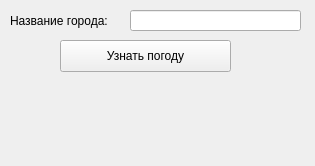
<?xml version="1.0" encoding="UTF-8"?>
<ui version="4.0">
 <class>widget</class>
 <widget class="QWidget" name="widget">
  <property name="geometry">
   <rect>
    <x>0</x>
    <y>0</y>
    <width>315</width>
    <height>166</height>
   </rect>
  </property>
  <property name="minimumSize">
   <size>
    <width>315</width>
    <height>166</height>
   </size>
  </property>
  <property name="maximumSize">
   <size>
    <width>315</width>
    <height>166</height>
   </size>
  </property>
  <property name="windowTitle">
   <string>Form</string>
  </property>
  <widget class="QLabel" name="label_name">
   <property name="geometry">
    <rect>
     <x>10</x>
     <y>10</y>
     <width>121</width>
     <height>21</height>
    </rect>
   </property>
   <property name="text">
    <string>Название города:</string>
   </property>
  </widget>
  <widget class="QLineEdit" name="lineEdit_city">
   <property name="geometry">
    <rect>
     <x>130</x>
     <y>10</y>
     <width>171</width>
     <height>21</height>
    </rect>
   </property>
   <property name="focusPolicy">
    <enum>Qt::ClickFocus</enum>
   </property>
  </widget>
  <widget class="QPushButton" name="pushButton_weather">
   <property name="geometry">
    <rect>
     <x>60</x>
     <y>40</y>
     <width>171</width>
     <height>32</height>
    </rect>
   </property>
   <property name="text">
    <string>Узнать погоду</string>
   </property>
  </widget>
  <widget class="QLabel" name="label_weather_result">
   <property name="geometry">
    <rect>
     <x>10</x>
     <y>70</y>
     <width>291</width>
     <height>81</height>
    </rect>
   </property>
   <property name="text">
    <string/>
   </property>
  </widget>
 </widget>
 <resources/>
 <connections/>
</ui>
